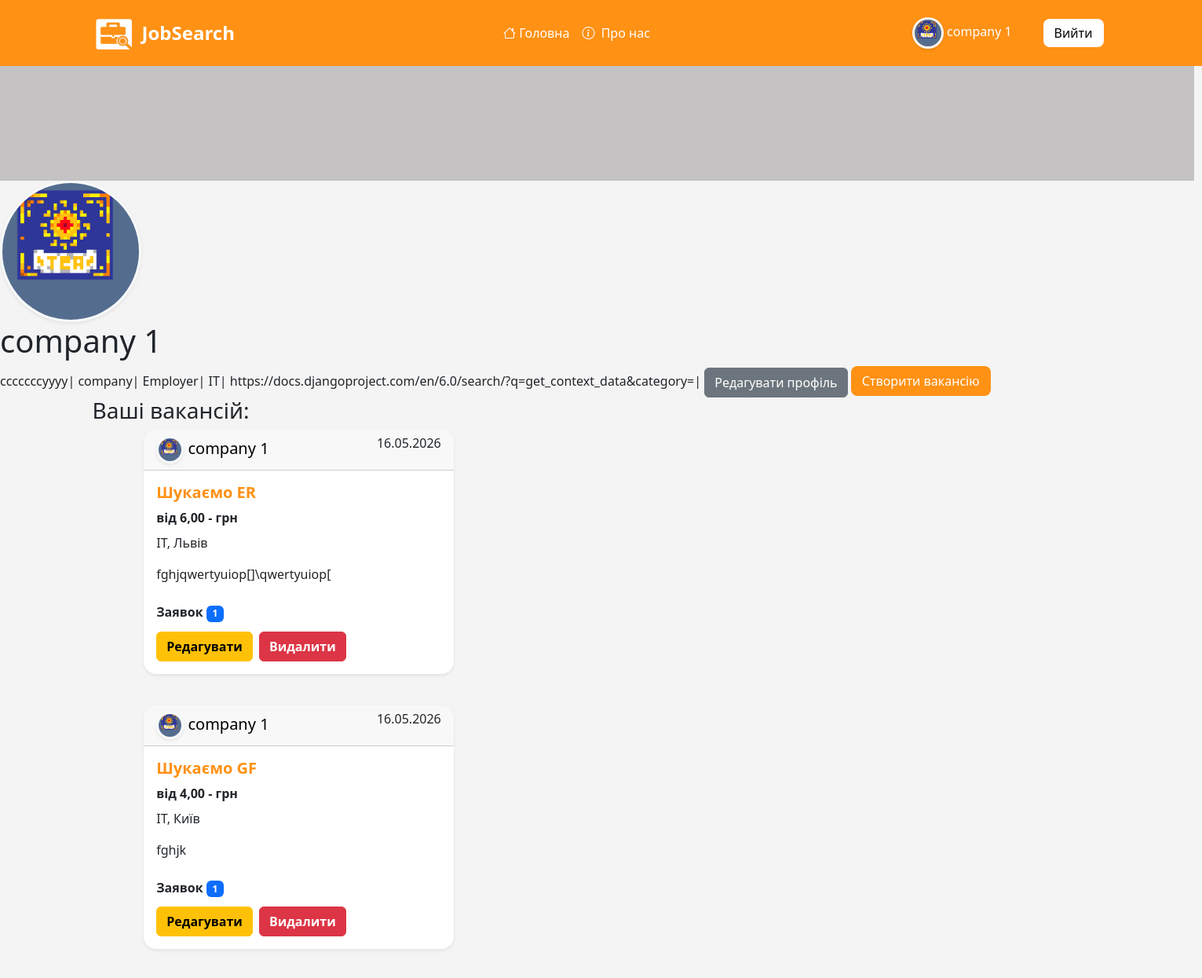
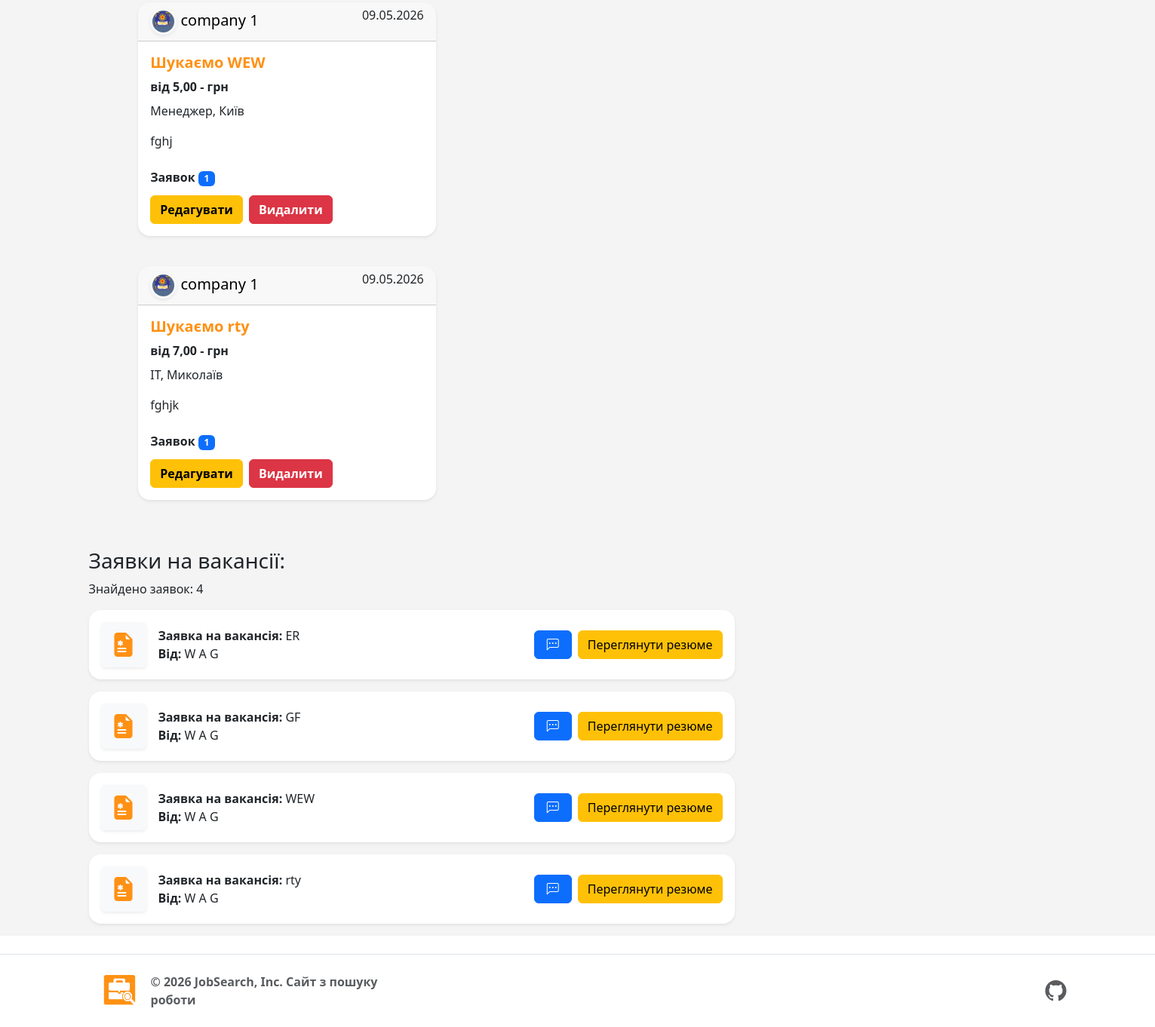
Page /auth_system/job-profilM/ (signed in) on the committed database (2 pictures, top to bottom).
### auth_system/models.py (models this page shows, shortened)
class EmployerProfile(models.Model):
    TYPES_CHOICES = (
        ('private', 'Приватна особа'),
        ('company', 'Компанія'),
    )
    user = models.OneToOneField(User, on_delete=models.CASCADE, related_name='employer')
    employer_type = models.CharField(max_length=10, choices=TYPES_CHOICES, default='private')#тип роботодавця
    name_company = models.CharField(max_length=20)#назва компанії
    email = models.EmailField(max_length=254, blank=True, null=True)
    role = models.CharField(choices=ROLE_CHOICES, max_length=20, default='Employer')#роль
    description = models.TextField()#опис
    logo = models.ImageField(upload_to='company_logos/', blank=True, null=True)#логотип
    referral_company = models.ForeignKey('project.Category', on_delete=models.SET_NULL, null=True)#направлення компаній
    hq_location = models.CharField(max_length=255, blank=True, null=True, verbose_name="Головний офіс (Місто, Країна)")
    website = models.URLField(max_length=200, null=True, blank=True)#посилання на сайт компаній
    def __str__(self):
        return self.name_company
    @property
    def img_logo(self):
        if self.employer_type == 'company':
            if self.logo:
                return self.logo.url
            else:
                return '/static/image/e-logo.png'
        else:
            return '/static/image/i-logo.png'

class UserProfile(models.Model):
    user = models.OneToOneField(User, on_delete=models.CASCADE, related_name='profile')
    email = models.EmailField(max_length=254, blank=True, null=True)
    avatar = models.ImageField(upload_to='imge_avatar', null=True, blank=True)
    op = models.CharField(choices=OP_CHOICES, max_length=20, default='Yes', null=True, blank=True)#
    first_name = models.CharField(max_length=100,blank=True, verbose_name='first_name')#імя
    last_name = models.CharField(max_length=100,blank=True, verbose_name='last_name')#прізвище
    patronymic = models.CharField(max_length=100, blank=True, null=True, verbose_name='patronymic')#по батькові
    birth_date = models.DateField(null=True, blank=True)#дата народження
    gender = models.CharField(choices=GENDER_CHOICES, max_length=20, default='Ч')#стать
    role = models.CharField(choices=ROLE_CHOICES, max_length=20, default='User')#
    bio = models.TextField(blank=True)#опис
    referral = models.ForeignKey('project.Category', on_delete=models.SET_NULL, null=True)#направлення
    phone_number = models.CharField(max_length=20, blank=True, null=True, verbose_name="Номер телефону")
    linkedin_url = models.URLField(max_length=255, blank=True, null=True)

### project/models.py (models this page shows, shortened)
class Category(models.Model):
    name = models.CharField(max_length=150)
    def __str__(self):
        return self.name

class Vacancy(models.Model):
    title = models.CharField(max_length=256)#Заголовок
    description = models.TextField()#опис
    description1 = models.TextField(null=True, blank=True)#опис
    description2 = models.TextField(null=True, blank=True)#опис
    link = models.URLField(max_length=500, null=True, blank=True)
    company = models.ForeignKey(EmployerProfile, on_delete=models.CASCADE, related_name="vacancies")
    image = models.ImageField(upload_to='vacancies/images/',  null=True, blank=True)
    price_start = models.DecimalField(max_digits=10, decimal_places=2, null=True, blank=True)
    price_end = models.DecimalField(max_digits=10, decimal_places=2, null=True, blank=True)
    category = models.ForeignKey(Category, on_delete=models.SET_NULL, null=True)
    employment_type = models.CharField(max_length=20, choices=EMPLOYMENT_CHOICES, default='full_time', verbose_name="Тип зайнятості")
    work_format = models.CharField(max_length=20, choices=WORK_FORMAT_CHOICES, default='office', verbose_name="Формат роботи")
    experience = models.CharField(max_length=20, choices=EXPERIENCE_CHOICES, default='no_experience', verbose_name="Досвід роботи")
    city = models.ForeignKey(City, on_delete=models.SET_NULL, related_name="vacancies", null=True)
    street = models.CharField(max_length=255, verbose_name="Вулиця")
    house_number = models.CharField(max_length=20, blank=True, null=True, verbose_name="Будинок / Офіс")
    date = models.DateTimeField(auto_now_add=True)#дата створення
    updated_at = models.DateTimeField(auto_now=True, verbose_name="Дата оновлення")
    class Meta:
        ordering = ['-date']

class City(models.Model):
    name = models.CharField(max_length=100)
    def __str__(self):
        return self.name

class Application(models.Model):
    STATUS_CHOICES = (
        ('under_review', 'На розгляді'),
        ('reject', 'Відхилено'),
        ('accepted', 'Прийнято'),
    )
    author = models.ForeignKey(User, on_delete=models.CASCADE, related_name="applications")
    vacancy = models.ForeignKey(Vacancy, on_delete=models.CASCADE, related_name="applications")
    resume = models.ForeignKey(Resume, on_delete=models.SET_NULL, null=True, blank=True)
    res_file = models.FileField(upload_to='application_docs/', null=True, blank=True) # Ось воно!
    created_at = models.DateTimeField(auto_now_add=True, null=True, blank=True)
    status = models.CharField(choices=STATUS_CHOICES, max_length=50, default='under_review')
    class Meta:
        constraints = [
            models.UniqueConstraint(fields=['author', 'vacancy'], name='unique_user_application')
        ]
        ordering = ['-created_at']

### auth_system/views.py (the view)
# urls.py: path('job-profilM/', views.Job_EmployerView.as_view(), name='job_company'),
class Job_EmployerView(DetailView):
    model = EmployerProfile
    template_name = "auth_s/profileM.html"
    context_object_name = "employer"
    def get_object(self, queryset=None):
        obj, created = EmployerProfile.objects.get_or_create(user=self.request.user)
        return obj
    def get_context_data(self, **kwargs):
        context = super().get_context_data(**kwargs)
        context['applications'] = Application.objects.filter(vacancy__company=self.object)
        context['jobs'] = Vacancy.objects.filter(company=self.object)
        return context

### templates/auth_s/profileM.html (shortened to what this page needs)
{% extends 'base.html' %}
{% load static %}
{% block content %}
    <div class="card-w">
</div>
<div stayle="padding-top: 50px;">
    <img src="{{ user.employer.img_logo }}" alt="Avatar"
    class="rounded-circle img-fluid border border-3 border-light shadow-sm"
    style="max-width: 180px; height: 180px; object-fit: cover;">
</div>
<h1>{{ employer.name_company }}</h1>
    {{ employer.description }}|
    {{ employer.employer_type }}|
    {{ employer.role }}|
    {{ employer.referral_company }}|
    {{ employer.website }}|
{% if user.employer.name_company %}
<a href="{% url 'update_company' %}" class="btn btn-secondary">
    Редагувати профіль
</a>
<a href="{% url 'job_creat' %}" class=" btn-L">
    Створити вакансію
</a>
{% endif %}
<div class="container mb-5">
    <h3>Ваші вакансій:</h3>
    <div class="row flex-column align-items-start g-4">
        {% for job in jobs %}
            <div class="col col-9 col-lg-5">
                <div class="card w-75 mb-3 mx-auto shadow-sm mb-3 border-0 rounded-4 overflow-hidden">
                  <h5 class="card-header ">
                    <div class="row gx-5">
                        <div class="col position-relative" style="z-index: 2;">
                            <img src="{{ job.company.img_logo }}" alt="Avatar"
                             class="rounded-circle img-fluid border border-3 border-light shadow-sm"
                             style="width: 35px; height: 35px; object-fit: cover;">
                            <a href="{% url 'job_company' %}">{{ job.company }}</a>
                        </div>
                        <div class="col">
                            <div class="text-end fs-6">{{ job.date|date:"d.m.Y" }}</div>
                        </div>
                    </div>
                  </h5>
                  <div class="card-body">
                    <h5 class="mb-2 fw-bold card-title">
                        <a href="{% url 'job_datail' pk=job.id %}" class="stretched-link text-site text-decoration-none ">
                            Шукаємо {{ job.title }}
                        </a>
                    </h5>
                    <div class="mb-2 fw-bold">
                        від {{ job.price_start }} - {{ jo.price_end }} грн
                    </div>
                    <div class="mb-1">
                        <p class="fs-6">{{ job.category }}, {{ job.city }}</p>
                    </div>
                    <div class="mb-4 text-truncate">
                        {{ job.description }}
                    </div>
                                 <div class="position-relative mt-auto" style="z-index: 2;">
                        {% if user.employer.name_company %}
                            {% if user == job.company.user %}
                                <div class="d-flex flex-column gap-2 mt-2 ">
                                    <p class="mb-1 fw-bold">Заявок <span class="badge bg-primary">{{ job.applications.count }}</span></p>
                                    <div class="d-flex gap-2">
                                    <a href="{% url 'job_update' job.pk %}" class="btn btn-warning fw-bold">
                                        Редагувати
                                    </a>
                                    <a href="{% url 'job_delete' job.pk %}" class="btn btn-danger fw-bold">Видалити</a>
                                    </div>
                                </div>
                            {% endif %}
                        {% else %}
                            <a href="{% url 'apply_for_job' job.id %}" class="btn-L card-btn ">
                                Подати заявку
                            </a>
                        {% endif %}
                        </div>
                  </div>
                </div>
            </div>
        {% empty %}
            <div class="col-12 text-center">
                <p>Ви ще не створили вакансій</p>
            </div>
        {% endfor %}
    </div>
</div>
<div class="container mt-5">
    {% if user.employer.name_company %}
    <div class="row justify-content-start">
        <h3>Заявки на вакансії:</h3>
        <p>Знайдено заявок: {{ applications.count }}</p>
        {% for application in applications %}
        <div class="col-md-10 col-lg-8">
            <div class="card shadow-sm mb-3 border-0 rounded-4 overflow-hidden">
                <div class="d-flex align-items-center justify-content-between p-3 gap-2">
                    <div class="d-flex align-items-center gap-3">
                        <div class="card shadow-sm border-0 bg-light d-flex align-items-center justify-content-center" style="width: 60px; height: 60px; flex-shrink: 0;">
                            <div class="card-body d-flex align-items-center justify-content-center p-0">
                                <i class="bi bi-file-earmark-medical-fill" style="font-size: 2rem; color: #ff9114;"></i>
                            </div>
                        </div>
                        <div class="d-flex flex-column">
                            <div class="text-truncate-custom">
                                <strong>Заявка на вакансія:</strong>
                                <span>{{ application.vacancy.title }}</span>
                            </div>
                            <div class="text-truncate-custom">
                                <strong>Від:</strong>
                                <span>
                                    {{ application.author.first_name }}
                                    {{ application.author.last_name }}
                                    {{ application.author.profile.patronymic }}
                                </span>
                            </div>
                        </div>
                    </div>
                    {% if application.resume and application.resume.pk %}
                    <div class="d-flex">
                        <div class="flex-shrink-0 me-2">
                            <a href="{% url 'chat_room' application.id %}" class="btn btn-primary px-3">
                                <i class="bi bi-chat-left-dots"></i>
                            </a>
                        </div>
                        <div class="flex-shrink-1">
                            <a href="{% url 'job_resume' application.resume.pk %}" class="btn btn-warning">
                                Переглянути резюме
                            </a>
                        </div>
                    </div>
                    {% else %}
                        <button disabled>Резюме не додано</button>
                    {% endif %}
                </div>
            </div>
        </div>
        {% empty %}
            <p>На ваші вакансії поки немає жодного відгуку.</p>
        {% endfor %}
    {% endif %}
    </div>
</div>
{% endblock %}

### templates/base.html (shortened to what this page needs)
<!DOCTYPE html>
{% load static %}
<html lang="en">
<head>
    <link href="https://cdn.jsdelivr.net/npm/bootstrap@5.3.8/dist/css/bootstrap.min.css" rel="stylesheet">
    <link rel="stylesheet" href="https://cdn.jsdelivr.net/npm/bootstrap-icons@1.11.1/font/bootstrap-icons.css">
    <link rel="stylesheet" href="{% static 'css/stayle.css' %}">
</head>
<body>
    <header class="p-3 bac-color">
        <div class="container">
            <div class="d-flex flex-wrap align-items-center justify-content-between">
                <div class="d-flex align-items-center mb-2 mb-lg-0">
                    <a href="/" class="me-2 d-flex align-items-center text-decoration-none">
                        <img src="{% static 'image/s-logo.png' %}" alt="Logo" width="55" height="50" class="me-2">
                        <h3 class="fw-bold text-white mb-0" style="font-size: 1.5rem; ">JobSearch</h3>
                    </a>
                </div>
                <ul class="nav col-12 col-lg-auto justify-content-center mb-md-0 mx-lg-auto align-items-center">
                    <li><a href="{% url 'job_list'%}" class="nav-link px-2 text-white"><i class="bi bi-house"></i> Головна</a></li>
                    <li><a href="{% url 'job_site'%}" class="nav-link px-2 text-white"><i class="bi bi-info-circle me-1"></i> Про нас</a></li>
                </ul>
                <div class="text-end">
                {% if user.is_authenticated %}
                    {% if user.employer.name_company %}
                        <a class="nav-link text-white me-3" href="{% url 'job_company' %}">
                            <img src="{{ user.employer.img_logo }}"
                             alt="Аватар"
                             class="rounded-circle img-fluid border border-3 border-light shadow-sm"
                             style="max-width: 40px; height: 40px; object-fit: cover;">
                             {{ user.employer.name_company }}
                    {% endif %}
                </div>
                <div class="text-end m-2">
                    <a href="{% url 'logout' %}" class="btn-exit">
                        Вийти
                    </a>
                </div>
                {% else %}
                <div class="text-end">
                    <a href="{% url 'job_login' %}" class=" btn-yo">Увійти</a>
                    <a href="{% url 'signup_cho' %}" class=" btn-regi">Зареєструватися</a>
                </div>
                {% endif %}
            </div>
        </div>
    </header>
    <main>
        {% block content %}
        {% endblock %}
    </main>
    <footer class="d-flex flex-wrap justify-content-between align-items-center py-4 my-4 border-top">
        <div class="container d-flex flex-wrap justify-content-between align-items-center">
            <div class="col-md-4 d-flex align-items-center gap-2">
            <a href="/" class="mb-3 me-2 mb-md-0 text-body-secondary text-decoration-none lh-1" aria-label="Bootstrap">
                <a href="/">
                    <img src="{% static 'image/logo-s.png' %}" alt="Фото шапки" width="50" height="45" >
                </a>
            </a>
            <span class="mb-3 mb-md-0 text-body-secondary fw-semibold ms-2">© 2026 JobSearch, Inc. Сайт з пошуку роботи</span>
            </div>
        <ul class="nav col-md-4 justify-content-end list-unstyled d-flex mb-0">
            <li class="ms-3">
                <a class="text-body-secondary " href="https://github.com/vadimanceglov-afk/job_search_site">
                    <i class="bi bi-github fs-3"></i>
                </a>
            </li>
        </ul>
        </div>
    </footer>
</body>
</html>

### rows in the picture
Vacancy: company.img_logo (picture), company "company 1", date "16.05.2026", title "ER", price_start "6,00", category "ІТ", city "Львів", description "fghjqwertyuiop[]\\qwertyuiop[", applications.count "1"
Vacancy: company.img_logo (picture), company "company 1", date "16.05.2026", title "GF", price_start "4,00", category "ІТ", city "Київ", description "fghjk", applications.count "1"
Vacancy: company.img_logo (picture), company "company 1", date "09.05.2026", title "WEW", price_start "5,00", category "Менеджер", city "Київ", description "fghj", applications.count "1"
Vacancy: company.img_logo (picture), company "company 1", date "09.05.2026", title "rty", price_start "7,00", category "ІТ", city "Миколаїв", description "fghjk", applications.count "1"
Application: vacancy "ER", author.first_name "W", author.last_name "A", author.profile.patronymic "G", shows "Переглянути резюме"
Application: vacancy "GF", author.first_name "W", author.last_name "A", author.profile.patronymic "G", shows "Переглянути резюме"
Application: vacancy "WEW", author.first_name "W", author.last_name "A", author.profile.patronymic "G", shows "Переглянути резюме"
Application: vacancy "rty", author.first_name "W", author.last_name "A", author.profile.patronymic "G", shows "Переглянути резюме"

### other values in the picture
{{ user.employer.name_company }} "company 1"
{{ employer.name_company }} "company 1"
{{ employer.description }} "cccccccyyyy"
{{ employer.employer_type }} "company"
{{ employer.role }} "Employer"
{{ employer.referral_company }} "ІТ"
{{ employer.website }} "https://docs.djangoproject.com/en/6.0/search/?q=get_context_data&category="
{{ applications.count }} "4"
